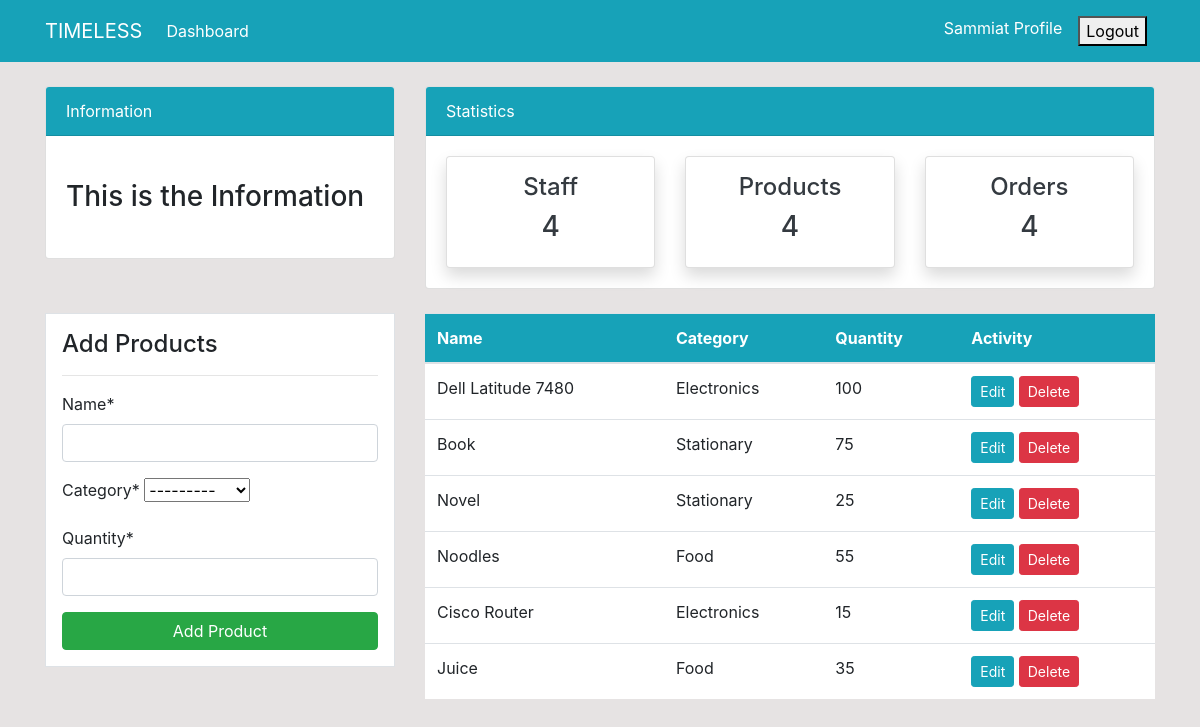
The app's page /product/ (signed in) with its own data.
### dashboard/models.py (models this page shows, shortened)
class Product(models.Model):
    name = models.CharField(max_length=100, null=True)
    category = models.CharField(max_length=20, choices=CATEGORY, null=True)
    quantity = models.PositiveIntegerField(null=True)
    class Meta:
        verbose_name_plural = 'Product'

### dashboard/views.py (the view)
# urls.py: path('product/', views.product, name='dashboard-product'),
@login_required
def product(request):
     items = Product.objects.all() # Using ORM
     if request.method == 'POST':
          form = ProductForm(request.POST)
          if form.is_valid():
               form.save()
               return redirect('dashboard-product')
     else:
          form = ProductForm()
     context = {
          'items': items,
          'form': form,
     }
     return render(request, 'dashboard/product.html', context)

### dashboard/forms.py
class ProductForm(forms.ModelForm):
    class Meta:
        model = Product
        fields = ['name', 'category', 'quantity']

### templates/dashboard/product.html (shortened to what this page needs)
 {% extends 'partials/base.html' %}
 {% load crispy_forms_tags %}
 {% block content %}
{% include 'partials/topnav.html' %}
    <div class="container">
        <div class="row my-4">
            <div class="col-md-4">
                <div class="border bg-white p-3">
                    <h4>Add Products</h4>
                    <hr>
                    <form method="POST">
                        {{ form|crispy }}
                        <input class="btn btn-success btn-block" type="submit" value="Add Product">
                    </form>
                </div>
            </div>
            <div class="col-md-8">
                <table class="table bg-white">
                    <thead class="bg-info">
                        <tr class="text-white">
                            <th scope="col">Name</th>
                            <th scope="col">Category</th>
                            <th scope="col">Quantity</th>
                            <th scope="col">Activity</th>
                        </tr>
                    </thead>
                    <tbody>
                        {% for item in items  %}
                        <tr>
                            <td>{{ item.name }}</td>
                            <td>{{ item.category }}</td>
                            <td>{{ item.quantity }}</td>
                            <td>
                                <a class="btn btn-info btn-sm" href="{% url 'dashboard-product-update' item.id %}">Edit</a>
                                <a class="btn btn-danger btn-sm" href="{% url 'dashboard-product-delete' item.id %}">Delete</a>
                            </td>
                        {%  endfor %}
                    </tbody>
                </table>
            </div>
        </div>
    </div>
    {% endblock %}

### templates/partials/base.html (shortened to what this page needs)
{% load static %}
<!doctype html>
<html lang="en">
  <head>
    <link rel="stylesheet" href="https://cdn.jsdelivr.net/npm/bootstrap@4.6.2/dist/css/bootstrap.min.css">
    <link rel="stylesheet" href="{% static '/style.css' %}">
  </head>
  <body>
    {% include 'partials/nav.html' %}
    {% block content %}
    {% endblock %}
  </body>
</html>

### templates/partials/nav.html (shortened to what this page needs)
    <nav class="navbar navbar-expand-lg navbar-info bg-info">
        {% if user.is_authenticated %}
        <div class="container">
            <a class="navbar-brand text-white" href="{% url 'dashboard-index' %}">TIMELESS</a>
            <div class="collapse navbar-collapse" id="navbarSupportedContent">
                <ul class="navbar-nav mr-auto">
                    <li class="nav-item active">
                        <a class="nav-link text-white" href="{% url 'dashboard-index' %}">Dashboard </a>
                    </li>
                </ul>
                <ul class="navbar-nav ml-auto">
                    <li class="nav-item active">
                        <a class="nav-link text-white" href="{% url 'user-profile' %}">{{user.username}} Profile </a>
                    </li>
                    <form class="nav-link text-white" action="{% url 'user-logout' %}" method="post">
                         <button type="submit">Logout</button>
                    </form>
                </ul>
                {% endif %}
            </div>
        </div>
    </nav>

### templates/partials/topnav.html (shortened to what this page needs)
    <div class="container">
        <div class="row mt-4">
            <div class="col-md-4">
                <div class="card">
                    <div class="card-header bg-info text-white">
                        Information
                    </div>
                    <div class="card-body">
                        <marquee behavior="" direction="">
                            <h3 class="my-4">This is the Information</h3>
                        </marquee>
                    </div>
                </div>
            </div>
            <div class="col-md-8">
                <div class="card">
                    <div class="card-header bg-info text-white">
                        Statistics
                    </div>
                    <div class="card-body">
                        <div class="row">
                            <div class="col-md-4">
                                <a class="text-decoration-none text-dark" href="{% url 'dashboard-staff' %}" >
                                    <div class="card my-card shadow text-center p-3">
                                        <h4>Staff </h4>
                                        <h3>4</h3>
                                    </div>
                                </a>
                            </div>
                            <div class="col-md-4">
                                <a class="text-decoration-none text-dark" href="{% url 'dashboard-product' %}">
                                    <div class="card my-card shadow text-center p-3">
                                        <h4>Products </h4>
                                        <h3>4</h3>
                                    </div>
                                </a>
                            </div>
                            <div class="col-md-4">
                                <a class="text-decoration-none text-dark" href="{% url 'dashboard-order' %}">
                                    <div class="card my-card shadow text-center p-3">
                                        <h4>Orders </h4>
                                        <h3>4</h3>
                                    </div>
                                </a>
                            </div>
                        </div>
                    </div>
                </div>
            </div>
        </div>
    </div>

### static/style.css (style rules this page uses)
body { background: rgb(230, 227, 227); }

### records on screen
Product: name "Dell Latitude 7480", category "Electronics", quantity "100"
Product: name "Book", category "Stationary", quantity "75"
Product: name "Novel", category "Stationary", quantity "25"
Product: name "Noodles", category "Food", quantity "55"
Product: name "Cisco Router", category "Electronics", quantity "15"
Product: name "Juice", category "Food", quantity "35"

### other values on screen
{{ user.username }} "Sammiat"
